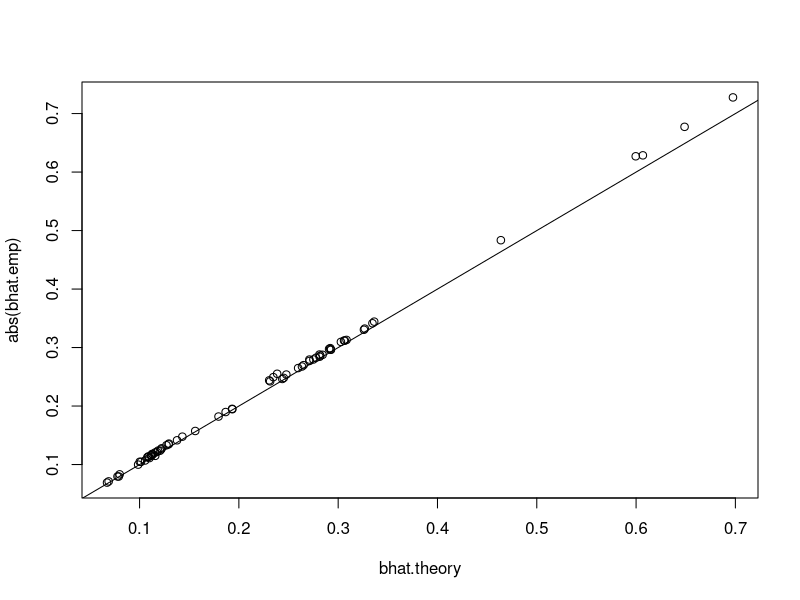
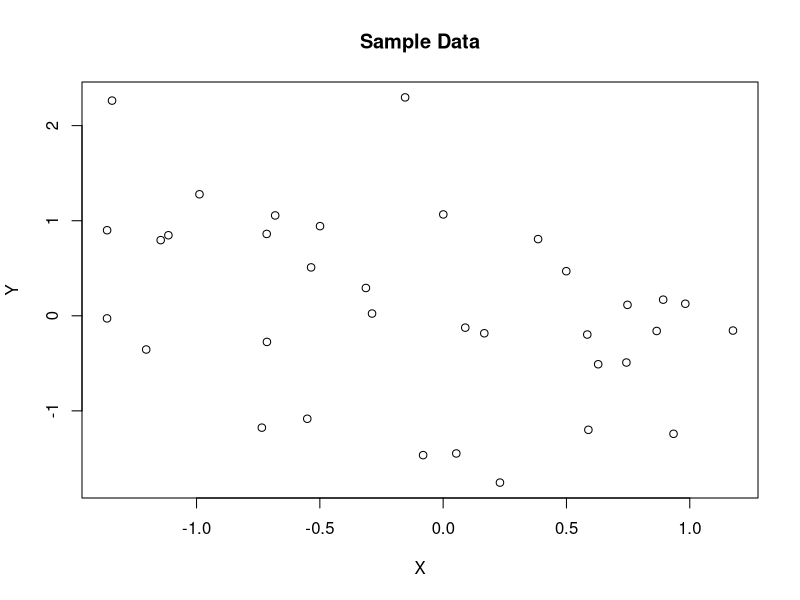
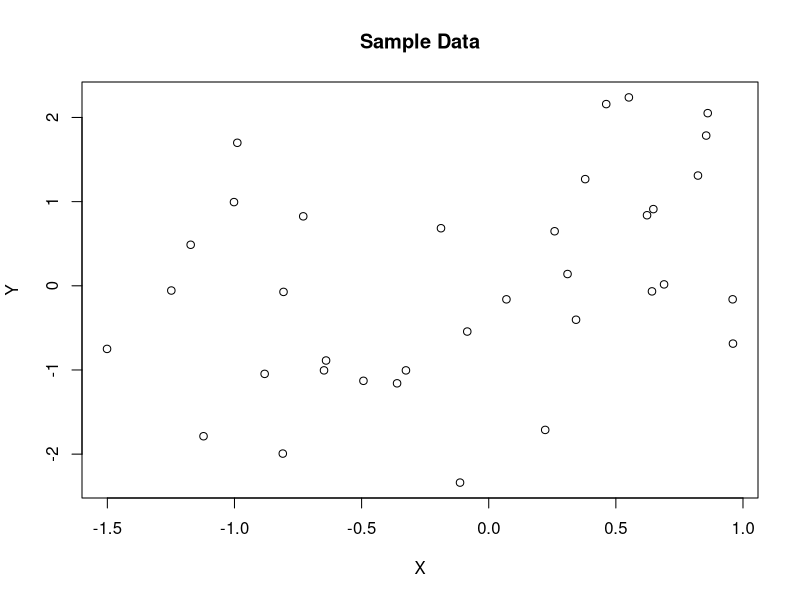
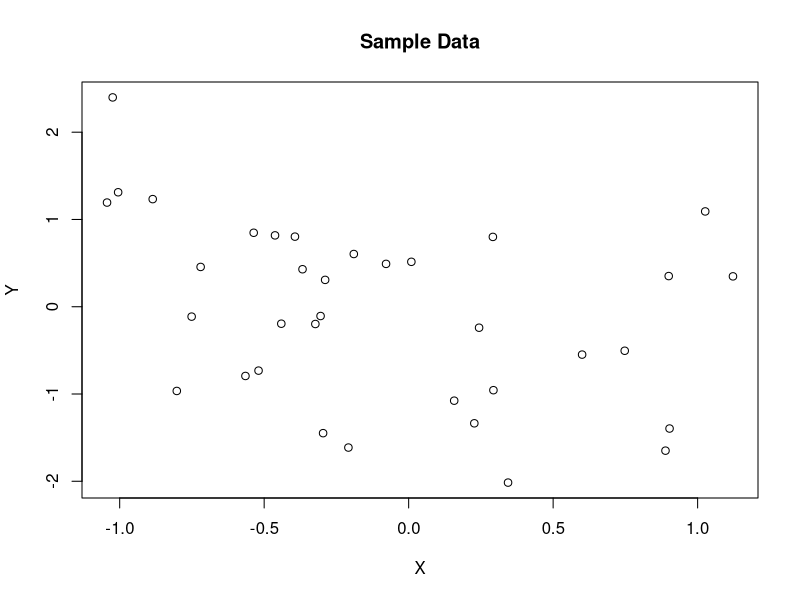
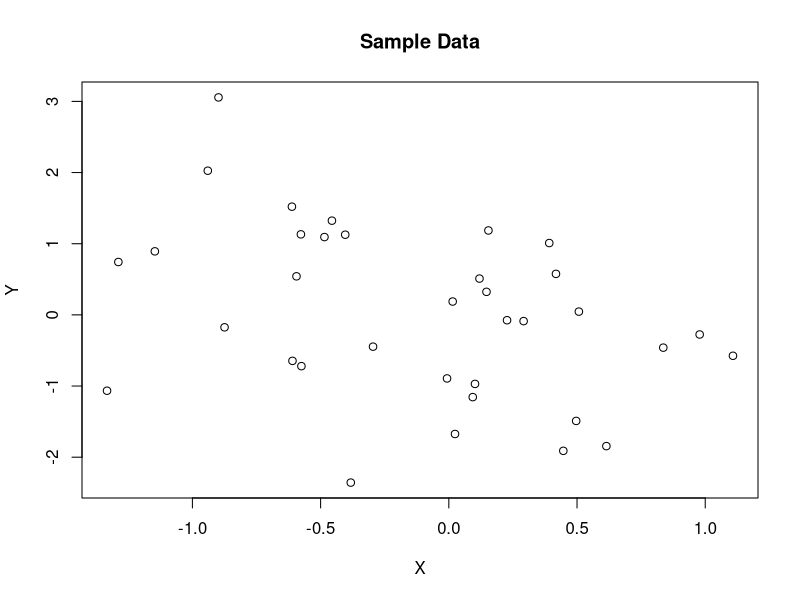
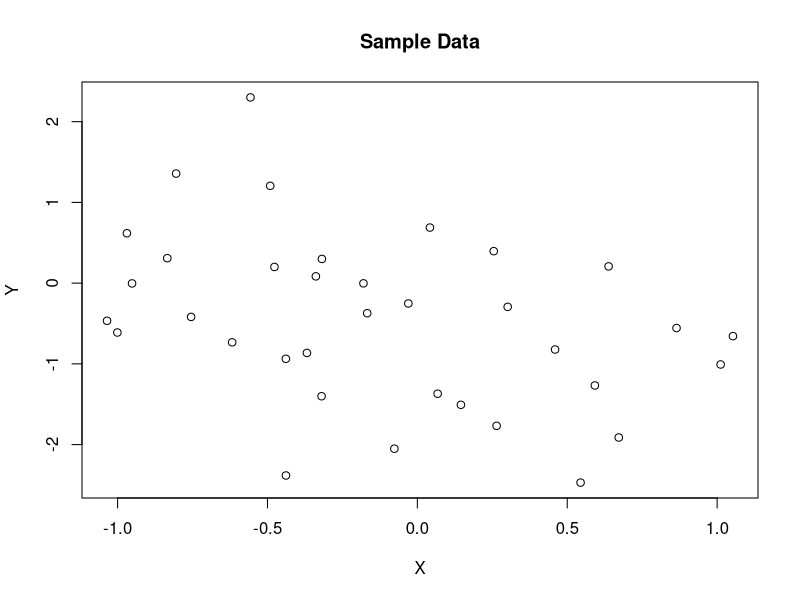
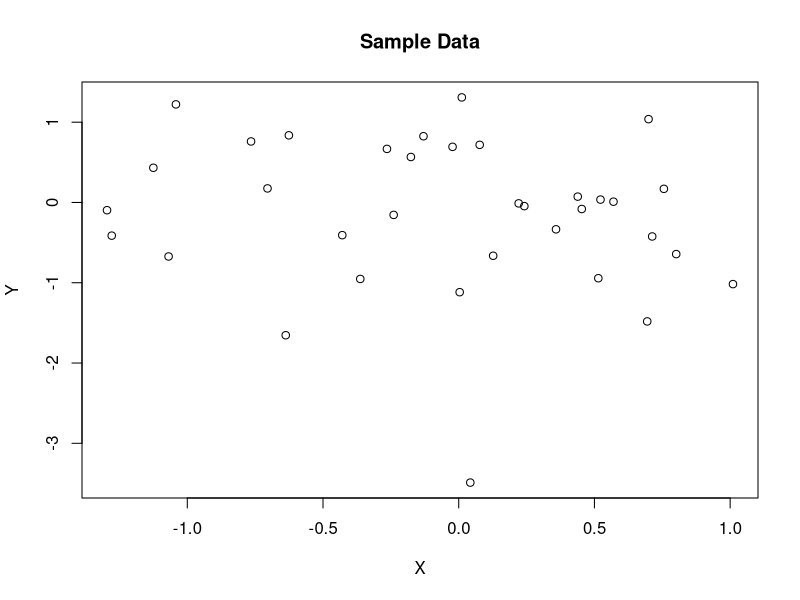
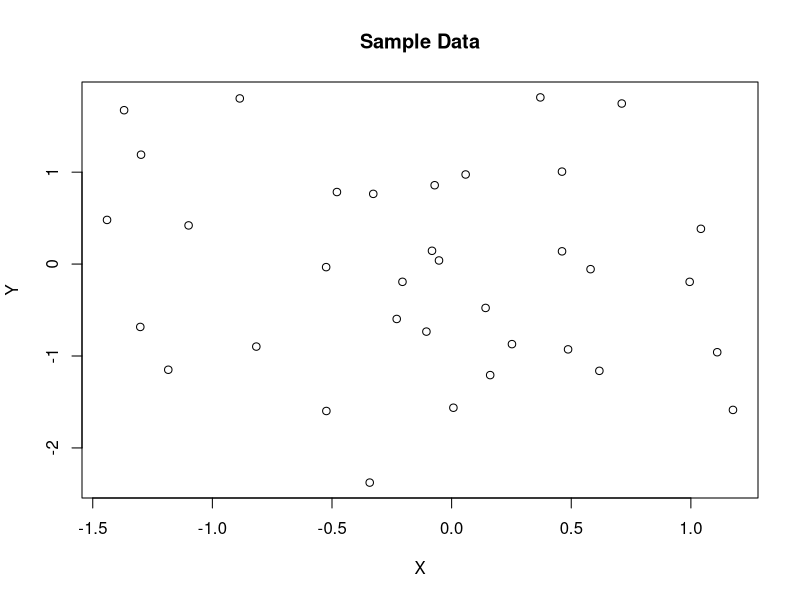

Source code (R) for these figures, in order: (Note: this script raises an error after producing the figures.)
#COURSERA STUFF

#Here we're using 8 questions
#Each with 10 options people can see (with the exception of probs 2-3), half are significant half are not
#Questions are: Small sample (n=35),medium sample not sig (n=100) (reference), 
#medium sample sig (n=100) (reference),
#large sample (n=200), bestfit, axis scale, labels, & outlier
#For the medium "reference" sample, each person HAS to see both questions (sig and not) so we have something to compare against.
#The other versions are to cancel out any effects of a "bad generated sample" 
#we make 5 versions of each data/question type
#All p-values are fixed to be in the range (.023,.025) or in the range (.33,.35).
#To prevent outliers where we don't want them, we generate 10 extra xes, and then trim off the bottom and top 5.
#Note - in general we get great matching between the theoretical generating b.hat and the
#empirical b.hat from the simulation (bhat.theory v. bhat.emp)
	#However, in the outlier plots, we don't update the bhat.emp vector to reflect the new
	#true slope, just update tvals & pvals.
#You have deleted out line here that could have zoomed out a little bit for the outlier plots, to make that last point more visible, but seems too complicated any subjectively justified.

seedForPlots<-234032
set.seed(seedForPlots)

#Intro question:
setwd("/Users/aaronfisher/Documents/JH/EDA Versions/EDA Git Repo/Coursera")

nversions<-5 #how many times to generate the data?

#will be used to ensure that each plot has the right pvalue
pbreaks<-c(.023,.025,.33,.35,1)
pbins.base<-rep(c(2,4),times=7)
nes.base<-c(35,35,100,100,200,200,rep(100,times=8)) #10 will be added IN THE GENERATION PROCESS and then trimmed off
pres.base<-(rep(c('n35','n100ref','n200','bestFit','axesScale','axesLabel','outlier'),each=2))
pbins<-rep(pbins.base,each=nversions)
nes<-rep(nes.base,each=nversions)
pres<-rep(pres.base,each=nversions)

version.base<-rep(1:nversions)#Note, divide by two because sig and nonsig are two diff versions
probnum.base<-c('1-1','1-2','2','3',paste0(rep(4:8,each=2),rep(c('-1','-2'),times=5)))
version<-rep(version.base,times=length(pbins.base))  
probnum<-rep(probnum.base,each=nversions) 


cbind(pbreaks[pbins],nes,pres,version)

nreps<-length(pbins)

yes<-matrix(nrow=nreps,ncol=max(nes))
xes<-matrix(nrow=nreps,ncol=max(nes))

pvals<-rep(0,nreps) #initialize variables
tvals<-rep(0,nreps)
bhat.theory<-rep(0,nreps)
bhat.emp<-rep(0,nreps)

#No Lowess here

#First generate baseline data
#then add presentation data (same data + presentaion vector)
#then change data for when the twist is adding an outlier

print(paste('nreps = ',nreps))
pb<-txtProgressBar(min = 1, max = nreps,  char = "=", style = 3)

for(i in 1:nreps){
	tryagain<-TRUE
	while(tryagain){ #to ENSURE that we get a good mix of p-value ranges
		n<-nes[i]
		#get t close to what we want
		t.i<-qt(pbreaks[pbins[i]]/2,df=n-2,lower.tail=F)
		if(abs(t.i)>5) t.i<-0 #guards against when the bin is 1, and quantile has infinite size
		#Add & Trim Xes
		x.pre<-rnorm(n +10)
		x<-x.pre[order(x.pre)[6:(length(x.pre)-5)] ] #trim off extra x's
		e<-rnorm(n)
		bhat<-t.i*sd(e)/(sqrt(n)*sd(x))
		if(pbins[i]>=5 & sample(c(2,2,1),1)==2) bhat<-0 #sometimes generate it actually from a null
		y<-x*bhat*sample(c(-1,1),1)+e
		
		bhat.theory[i]<-bhat
		bhat.emp[i]<-summary(lm(y~x))$coeff[2,1]
		tvals[i]<-summary(lm(y~x))$coeff[2,3]
		pvals[i]<-summary(lm(y~x))$coeff[2,4]
		xes[i,1:n]<-x
		yes[i,1:n]<-y

		pi<-pvals[i]
		bini<-min(which(pi<pbreaks))
		if(bini==pbins[i]) tryagain<-FALSE
		

		
	}	
	setTxtProgressBar(pb,i)
	#plot(x,y,main=n)
	#readline(prompt='go')
}

cbind(pbreaks[pbins],round(pvals,digits=3),nes,apply(xes,1,function(v){sum(!is.na(v))}),pres,version)

plot(bhat.theory,abs(bhat.emp))
abline(0,1)
################################################
#Fix those that now get an extra outlier
#add it one sd above the max x and max y, or w/e is appropriate for the upper corner that works
#if it's not sig, add the outlier close to above the mean.

for(i in which(pres=='outlier')){
  	n<-nes[i]
  	x<-xes[i,1:n]
  	y<-yes[i,1:n]

    sig.i<-pvals[i]<.05
  	#grab the middle point from x and y
  	mx<-rep(mean(x),n)
  	my<-rep(mean(y),n)
  	distvec<-sqrt((mx-x)^2+(my-y)^2)
  	switch<-which(distvec==min(distvec))
  	
    #NOTE IT PREV VERSIONS THIS NICE DEALY LET US RANDOMLY PUT THE OUTLIER IN W/E CORNER WE WANTED. here we put it in an UPPER CORNER
    #case1: #sig slope going down
  	if(tvals[i]<0 & sig.i) { 
  		x[switch]<-min(x)-sd(x)
  		y[switch]<-max(y)+sd(y)
  	}
  	#case2: sig slope going up
  	if(tvals[i]>0 & sig.i) { 
  		x[switch]<-max(x)+sd(x)
  		y[switch]<-max(y)+sd(y)
  	}
  	#case3: flat slope -> move it up!
    if(!sig.i){
      y[switch]<-max(y)+sd(y)*sqrt(2) #sqrt 2 makes it the same distance move as the others!
    }
  
  	tvals[i]<-summary(lm(y~x))$coeff[2,3]
  	pvals[i]<-summary(lm(y~x))$coeff[2,4]

	xes[i,1:n]<-x
	yes[i,1:n]<-y

	#NOTE - NOTE UPDATING bhat for the outlier plots
}

save(list=c('xes','yes','nreps','pbins','pvals','tvals','nes','pres'),file='data_for_1plots_coursera.RData')
#load('data_for_1plots_coursera.RData')

for(i in 1:nreps){
  n<-nes[i]
  x<-xes[i,1:n]
  y<-yes[i,1:n]
  pval<-pvals[i]
  tval<-tvals[i]
  m<-lm(y~x)
  style<-pres[i]

  t2<-'Data'
  if(style=='lowess') t2<-'with Lowess Line'
  if(style=='bestFit') t2<-'with OLS Best Fit Line'
  title<-paste('Sample ',t2,sep='')
  xl<-paste("Cranial Electrode",floor(runif(1,11,44)),"(Standardized)")
  yl<-paste("Cranial Electrode",floor(runif(1,53,97)),"(Standardized)")
  
  png(paste0("pvalue plot images/coursera2_#",probnum[i],'_datVer-',version[i],'_',pres[i],'_pval-',round(pvals[i],digits=3),".png"), width = 400, height = 400)
    par(mfrow=c(1,1))
  	plot(x,y,xlab='X',ylab='Y',main=title)
  	if(style=='lowess') lines(lowess(x,y))
  	if(style=='bestFit') abline(m$coef)
  	if(style=='axesScale')plot(x,y,xlab='X',ylab='Y',main=title,xlim=c(min(x)-1.5*sd(x),max(x)+1.5*sd(x)),ylim=c(min(y)-1.5*sd(y),max(y)+1.5*sd(y)))
 
  	if(style=='axesLabel') plot(x,y,xlab=xl,ylab=yl,main=title)
  dev.off()
}
#rm(list=ls())
